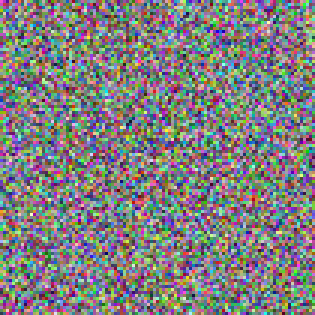
%> input picture Encrypted_Images/128_CM_encrypted.png, 105 x 105 px, shrunk from 128 x 128 before the run (shown 3 times larger)
$ octave Entropy_Analysis.m   (GNU Octave 9; MATLAB toolbox functions it lacks are replaced by stand-ins)
%> lines starting %> are read from the running program, lines starting %| are printed output that depends on the picture; long printed decimals are rounded
% image paths
imagePaths = {'128_CM_encrypted.png', '256_CM_encrypted.png', '512_CM_encrypted.png', '1024_CM_encrypted.png'};
imageSizes = {'128x128', '256x256', '512x512', '1024x1024'};

% Initialing arrays to store entropy values
entropy_R = zeros(1, length(imagePaths));
entropy_G = zeros(1, length(imagePaths));
entropy_B = zeros(1, length(imagePaths));
combined_entropy = zeros(1, length(imagePaths));

for i = 1:length(imagePaths)
    % Reading the image
    img = imread(imagePaths{i});
%> img is the input picture: size 105x105x3 uint8; mean R, G, B 128.1, 126.7, 127.7

    % Entopy calculation for R channel
    histogram_R = imhist(img(:, :, 1));
%> histogram_R = 256 values, max 96 at index 111, min 2 at index 2, mean 43.07
    probabilities_R = histogram_R / sum(histogram_R);
%> probabilities_R = 256 values, max 0.00871 at index 111, min 0.000181 at index 2, mean 0.00391
    entropy_R(i) = -sum(probabilities_R(probabilities_R > 0) .* log2(probabilities_R(probabilities_R > 0)));
    fprintf('Entropy for R channel of %s is %f\n', imageSizes{i}, entropy_R(i));
%| Entropy for R channel of 128x128 is 7.728

    % Entopy calculation for R channel
    histogram_G = imhist(img(:, :, 2));
%> histogram_G = 256 values, max 93 at index 151, min 1 at index 255, mean 43.07
    probabilities_G = histogram_G / sum(histogram_G);
%> probabilities_G = 256 values, max 0.00844 at index 151, min 9.07e-05 at index 255, mean 0.00391
    entropy_G(i) = -sum(probabilities_G(probabilities_G > 0) .* log2(probabilities_G(probabilities_G > 0)));
    fprintf('Entropy for G channel of %s is %f\n', imageSizes{i}, entropy_G(i));
%| Entropy for G channel of 128x128 is 7.735

    % Entopy calculation for B channel
    histogram_B = imhist(img(:, :, 3));
%> histogram_B = 256 values, max 91 at index 119, min 1 at index 252, mean 43.07
    probabilities_B = histogram_B / sum(histogram_B);
%> probabilities_B = 256 values, max 0.00825 at index 119, min 9.07e-05 at index 252, mean 0.00391
    entropy_B(i) = -sum(probabilities_B(probabilities_B > 0) .* log2(probabilities_B(probabilities_B > 0)));
    fprintf('Entropy for B channel of %s is %f\n', imageSizes{i}, entropy_B(i));
%| Entropy for B channel of 128x128 is 7.730

    % Combined entropy for 3 channels
    combined_entropy(i) = (entropy_R(i) + entropy_G(i) + entropy_B(i))/3;
    fprintf('Combined Entropy of %s is %f\n', imageSizes{i}, combined_entropy(i));
%| Combined Entropy of 128x128 is 7.731
end

% Bar graph plotting
imageLabels = {'128x128', '256x256', '512x512', '1024x1024'};
%> imageLabels = {'128x128', '256x256', '512x512', '1024x1024'}
figure;
bar([entropy_R', entropy_G', entropy_B', combined_entropy']);
set(gca, 'XTickLabel', imageLabels);
xlabel('Image Size');
ylabel('Entropy');
legend('R Channel', 'G Channel', 'B Channel', 'Combined');
title('Entropy for Different Image Sizes and Channels');
ylim([3, 9]);
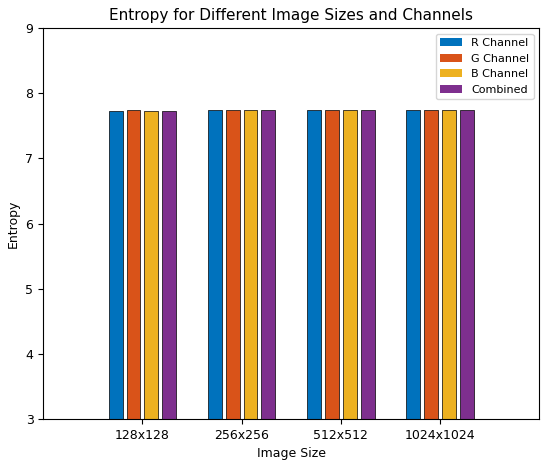
%> figure redrawn from the program's plot data; tallest bar 7.75 high, from x = 3.66 to 3.8; tallest bar 7.75 high, from x = 3.84 to 3.98; tallest bar 7.75 high, from x = 4.02 to 4.16; tallest bar 7.75 high, from x = 4.2 to 4.34
